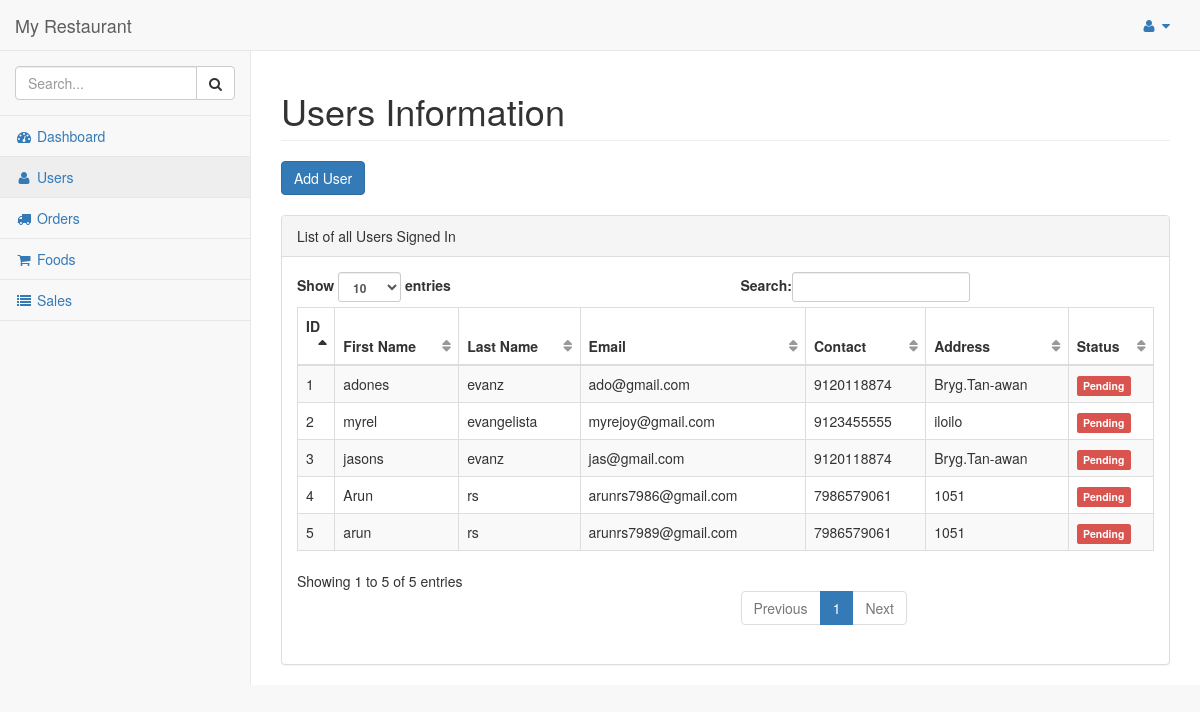
/dashboard/admin/users/ (signed in), run on the app's committed database.
### hotel/models.py (models this page shows)
class Customer(models.Model):
    pending = 'Pending'
    verified = 'Verified'
    STATUS = (
        (pending,pending),
        (verified,verified),
    )
    customer = models.ForeignKey(User, on_delete=models.CASCADE)
    address = models.TextField()
    contact = models.CharField(max_length = 10)
    orders = models.IntegerField(default=0)
    total_sale = models.IntegerField(default=0)
    def __str__(self):
        return self.customer.first_name + " " + self.customer.last_name

### hotel/views.py (the view)
# urls.py: url(r'^dashboard/admin/users/$', views.users_admin, name='users_admin'),
@login_required
@staff_member_required
def users_admin(request):
    customers = Customer.objects.filter()
    print(customers)
    return render(request, 'admin_temp/users.html', {'users':customers})

### hotel/templates/admin_temp/users.html (shortened to what this page needs)
{% load static %}
{% include "includes/base.html" %}
{% include "includes/navbarheader.html" %}
{% include "includes/navtop.html"%}
{% include "includes/sidemenu.html" %}
        </nav>
        <div id="page-wrapper">
            <div class="row">
                <div class="col-lg-12">
                    <h1 class="page-header">Users Information</h1>
                    <button type="button" class="btn btn-primary" data-toggle="modal" data-target="#myModal">
                        Add User
                    </button>
                </div>
            </div>
            <br/>
            <div class="row">
                <div class="col-lg-12">
                    <div class="panel panel-default">
                        <div class="panel-heading">
                            List of all Users Signed In
                        </div>
                        <div class="panel-body">
                            <table width="100%" class="table table-striped table-bordered table-hover" id="dataTables-example">
                                <thead>
                                    <tr>
                                        <th>ID</th>
                                        <th>First Name</th>
                                        <th>Last Name</th>
                                        <th>Email</th>
                                        <th>Contact</th>
                                        <th>Address</th>
                                        <th>Status</th>
                                    </tr>
                                </thead>
                                <tbody>
                                    {% for user in users %}
                                    <tr>
                                        <td>{{user.id}}</td>
                                        <td>{{user.customer.first_name}}</td>
                                        <td>{{user.customer.last_name}}</td>
                                        <td>{{user.customer.email}}</td>
                                        <td>{{user.contact}}</td>
                                        <td>{{user.address}}</td>
                                        <td>{% if user.status == 'Verified' %}
                                        <span class="label label-success">Verified</span>
                                        {% else %}
                                        <span class="label label-danger">Pending</span>
                                        {% endif %}
                                        </td>
                                    </tr>
                                    {%  endfor %}
                                </tbody>
                            </table>
                        </div>
                    </div>
                </div>
            </div>
        </div>
    </div>
</body>
</html>

### data on the page
Customer: id "1", customer.first_name "adones", customer.last_name "evanz", customer.email "ado@gmail.com", contact "9120118874", address "Bryg.Tan-awan"
Customer: id "2", customer.first_name "myrel", customer.last_name "evangelista", customer.email "myrejoy@gmail.com", contact "9123455555", address "iloilo"
Customer: id "3", customer.first_name "jasons", customer.last_name "evanz", customer.email "jas@gmail.com", contact "9120118874", address "Bryg.Tan-awan"
Customer: id "4", customer.first_name "Arun", customer.last_name "rs", customer.email "arunrs7986@gmail.com", contact "7986579061", address "1051"
Customer: id "5", customer.first_name "arun", customer.last_name "rs", customer.email "arunrs7989@gmail.com", contact "7986579061", address "1051"
